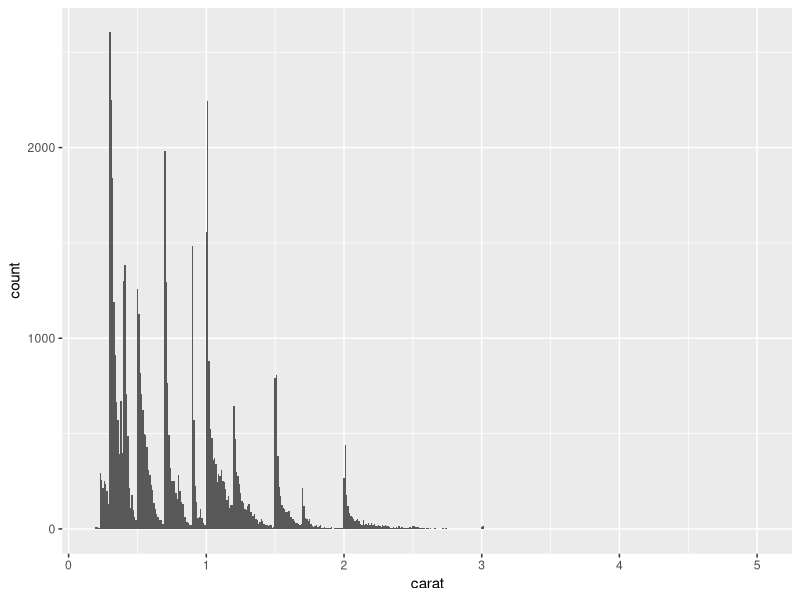
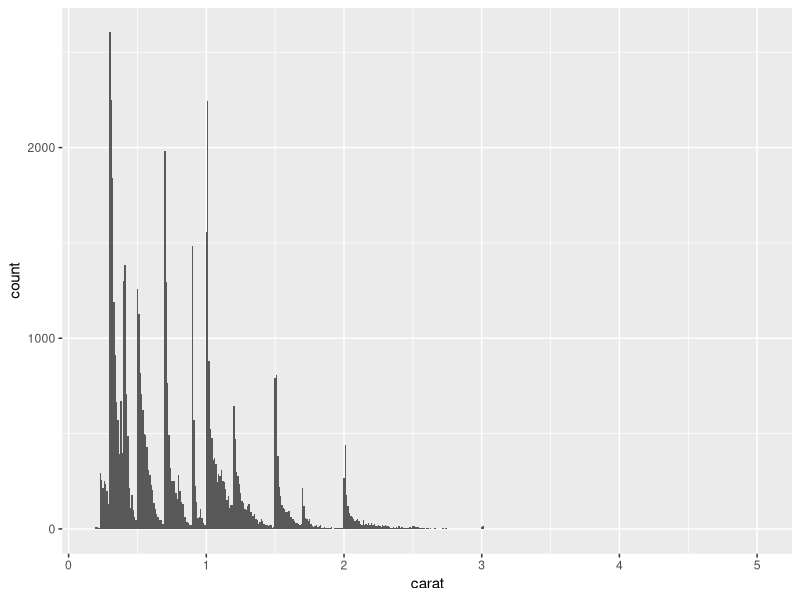

Write R code to recreate these figures, in order.
## ---- chunk 1
library(ggplot2)
ggplot(diamonds,aes(x = carat)) + geom_histogram(binwidth = 0.01)
## ---- chunk 2
cnames <- colnames(diamonds)
ggplot(diamonds,aes_string(x = cnames[1])) + geom_histogram(binwidth = 0.01)
